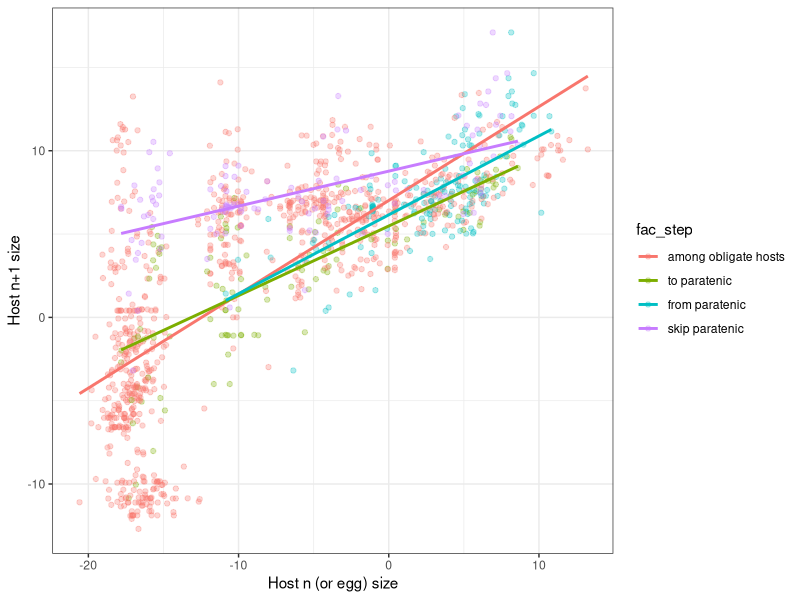
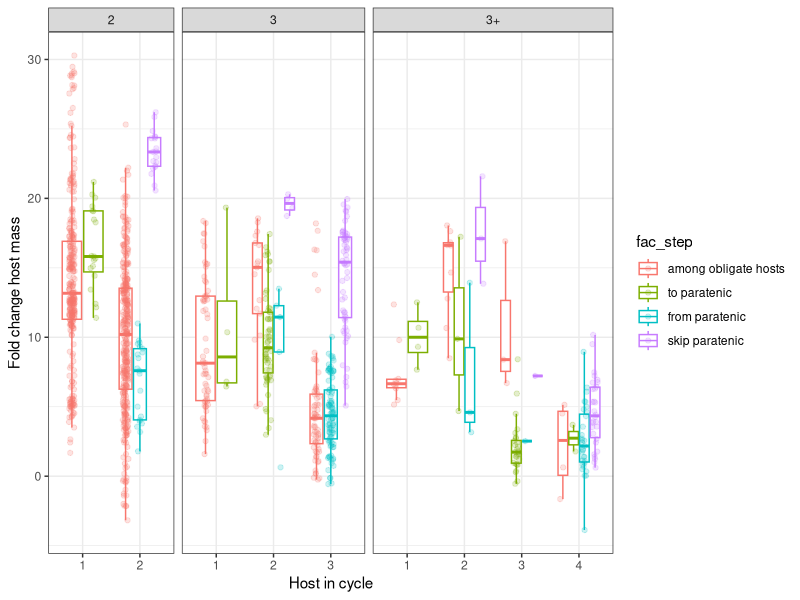
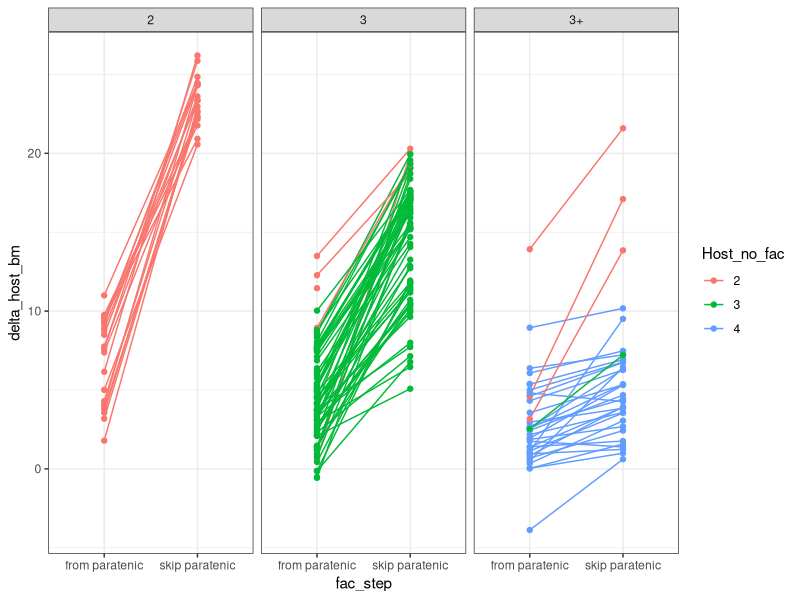
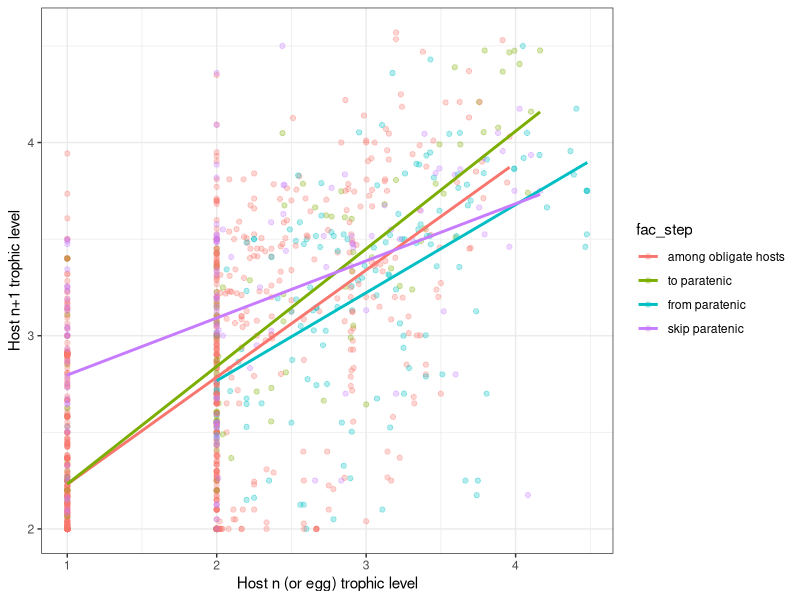
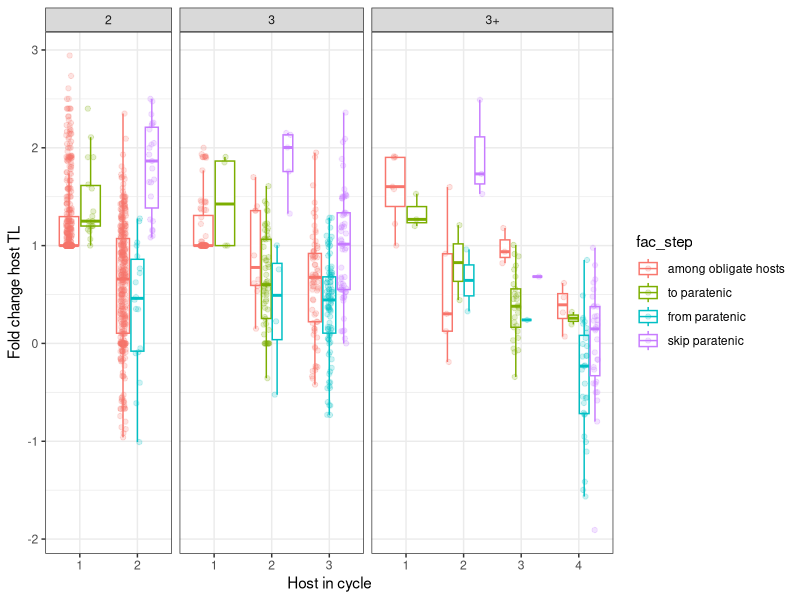
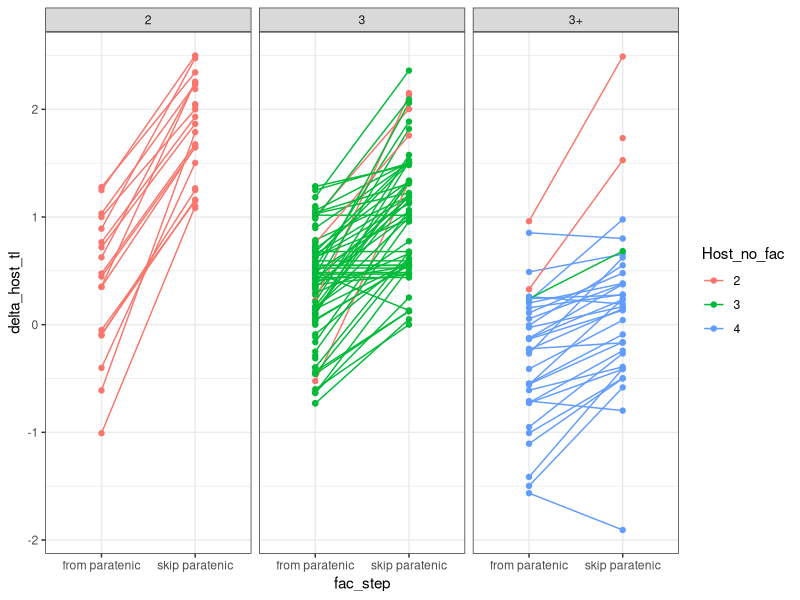

Source code (R) for these figures, in order:
## ---- chunk 1
library(tidyverse)
knitr::opts_chunk$set(warning = FALSE, message = FALSE, echo = FALSE)
options(stringsAsFactors = FALSE)
theme_set(new = theme_bw())
## ---- chunk 2
dat <- read.csv(file = "../data/stage_level_combined_noimputed.csv", header = T)
dat <- mutate(dat, Host_no_fac = factor(Host_no_fac),
              obs = factor(1:length(Parasite.species)))
dat <- mutate(dat, stage_lcl = paste0("lc", lcl_max_fac, "_", Host_no_fac),
              Def.int = factor(Def.int, levels = c("int", "def")))
dat <- mutate(dat, Def.int = factor(Def.int, labels = c('Intermediate', 'Definitive')))
dat <- filter(dat, Facultative != "postcyclic", assumed_stage == "no")%>%
  mutate(is_paratenic = if_else(Facultative == "paratenic", "paratenic", "obligate"))%>%
  mutate(is_paratenic_dummy = if_else(is_paratenic=="paratenic", 1, 0),
         p_index = log( (biovolume/exp(host_bm)) ))%>%
  mutate(host_bm = log(10^host_bm))
## ---- chunk 3
# instead of stage-level, reformulate to be at step-in-cycle level
# calculate consumer - resource sizes and trophic levels for each life step
dat <- dat%>%
  group_by(Parasite.species)%>%
  mutate(
    con_g = host_bm,
    res_g = if_else(Host_no_fac == "1", log(initial_biov/1000), lag(host_bm)),
    con_tl = host_tl,
    res_tl = if_else(Host_no_fac == "1", 1, lag(host_tl)),
    fac_step = "among obligate hosts"
    )%>%
  mutate(fac_step = 
           if_else(Facultative == "paratenic", "to paratenic", 
                   if_else(lag(Facultative) == "paratenic", "from paratenic", fac_step, missing = fac_step)))%>%
  ungroup()

dat2 <- dat%>%
  mutate(delta_host_bm = con_g - res_g, 
         delta_host_tl = con_tl - res_tl)
## ---- chunk 4
# for paratenic links, calculate change in host mass/tl if paratenic host skipped
spp_with_paratenic_stage <- filter(dat, Facultative == "paratenic")%>%
  select(Parasite.species)%>%distinct()%>%
  .$Parasite.species

dat3 <- dat2%>%
  filter(Parasite.species %in% spp_with_paratenic_stage)%>%
  group_by(Parasite.species)%>%
  mutate(res_g = if_else(fac_step == "from paratenic" & lag(fac_step == "to paratenic"),
                         lag(res_g), res_g),
         res_tl = if_else(fac_step == "from paratenic" & lag(fac_step == "to paratenic"),
                         lag(res_tl), res_tl),
         fac_step = if_else(fac_step == "from paratenic" & lag(fac_step == "to paratenic"), 
                            "skip paratenic", fac_step))%>%
  ungroup()

# dat3%>%
#   select(Parasite.species, Host.no, fac_step, con_g, res_g)

dat3 <- dat3%>%
  filter(fac_step == "skip paratenic")%>%
  mutate(delta_host_bm = con_g - res_g, 
         delta_host_tl = con_tl - res_tl)
## ---- chunk 5
dat3 <- bind_rows(dat2, dat3)
dat3 <- mutate(dat3, fac_step = fct_relevel(fac_step, c("among obligate hosts", "to paratenic", "from paratenic", "skip paratenic")))
## ---- chunk 6
ggplot(filter(dat3, lcl_max_fac != "1"),
       aes(x = res_g, y = con_g, color = fac_step)) +
  geom_point(alpha = 0.3) +
  geom_smooth(method = lm, se = F) +
  labs(x = "Host n (or egg) size", y = "Host n+1 size")
## ---- chunk 7
ggplot(filter(dat3, lcl_max_fac != "1"), 
       aes(y = delta_host_bm, x = Host_no_fac, color = fac_step)) +
  geom_boxplot(outlier.colour = NA) +
  geom_jitter(position = position_jitterdodge(jitter.width = 0.3), alpha = 0.2) +
  facet_grid(~lcl_max_fac, scales = 'free_x', space = 'free_x') +
  labs(y = "Fold change host mass", x = "Host in cycle")
## ---- chunk 8
ggplot(filter(dat3, lcl_max_fac != "1",
              fac_step == "from paratenic" | fac_step == "skip paratenic"), 
       aes(x = fac_step, y = delta_host_bm, color = Host_no_fac)) +
  geom_line(aes(group = paste(Parasite.species, Host.no))) +
  geom_point() +
  facet_grid(~lcl_max_fac)
## ---- chunk 9
library(lme4)
## ---- chunk 10
mm0 <- lmer(delta_host_bm ~ 1 + (1|Parasite.species) + (1|parasite_genus) + (1|parasite_family) + 
              (1|parasite_order) + (1|parasite_class) + (1|parasite_phylum), 
            data = filter(dat3, lcl_max_fac != "1"))
mm1 <- update(mm0, . ~ . + Host_no_fac)
mm2 <- update(mm1, . ~ . + lcl_max_fac)
mm3 <- update(mm0, . ~ . + stage_lcl)
mm4 <- update(mm3, . ~ . + fac_step)
## ---- chunk 11
anova(mm0, mm1, mm2, mm3, mm4, test = "Chi")
## ---- chunk 12
summary(mm4)
## ---- chunk 13
ggplot(filter(dat3, lcl_max_fac != "1"),
       aes(x = res_tl, y = con_tl, color = fac_step)) +
  geom_point(alpha = 0.3) +
  geom_smooth(method = lm, se = F) +
  labs(x = "Host n (or egg) trophic level", y = "Host n+1 trophic level")
## ---- chunk 14
ggplot(filter(dat3, lcl_max_fac != "1"),
       # %>%
         # filter(Host_no_fac != "1"), 
       aes(y = delta_host_tl, x = Host_no_fac, color = fac_step)) +
  geom_boxplot(outlier.colour = NA) +
  geom_jitter(position = position_jitterdodge(jitter.width = 0.3), alpha = 0.2) +
  facet_grid(~lcl_max_fac, scales = 'free_x', space = 'free_x') +
  labs(y = "Fold change host TL", x = "Host in cycle")
## ---- chunk 15
ggplot(filter(dat3, lcl_max_fac != "1",
              fac_step == "from paratenic" | fac_step == "skip paratenic"), 
       aes(x = fac_step, y = delta_host_tl, color = Host_no_fac)) +
  geom_line(aes(group = paste(Parasite.species, Host.no))) +
  geom_point() +
  facet_grid(~lcl_max_fac)
## ---- chunk 16
mm0_tl <- lmer(delta_host_tl ~ 1 + (1|Parasite.species) + (1|parasite_genus) + (1|parasite_family) + 
              (1|parasite_order) + (1|parasite_class) + (1|parasite_phylum), 
            data = filter(dat3, lcl_max_fac != "1"))
mm1_tl <- update(mm0_tl, . ~ . + Host_no_fac)
mm2_tl <- update(mm1_tl, . ~ . + lcl_max_fac)
mm3_tl <- update(mm0_tl, . ~ . + stage_lcl)
mm4_tl <- update(mm3_tl, . ~ . + fac_step)
## ---- chunk 17
anova(mm0_tl, mm1_tl, mm2_tl, mm3_tl, mm4_tl, test = "Chi")
## ---- chunk 18
summary(mm4_tl)
## ---- chunk 19
# ggplot(filter(dat3, lcl_max_fac != "1")%>%
#          filter(fac_step != "to paratenic"), 
#        aes(y = delta_host_tl, x = Host_no_fac, color = fac_step)) +
#   geom_boxplot(outlier.colour = NA) +
#   geom_jitter(position = position_jitterdodge()) +
#   facet_grid(~lcl_max_fac, scales = 'free_x', space = 'free_x') 
## ---- chunk 20
# ggplot(filter(dat2, lcl_max_fac != "1"), 
#        aes(x = Host.no, y = host_bm)) +
#   geom_line(aes(group = Parasite.species)) +
#   geom_line(data = 
#               filter(dat2, Parasite.species %in% spp_with_paratenic_stage, Facultative != "paratenic")%>%
#               group_by(Parasite.species)%>%
#               mutate(Host.no = 1:length(Parasite.species))
#               ,
#             aes(group = Parasite.species),
#             color = "red") +
#   facet_grid(~lcl_max_fac, scales = 'free_x', space = 'free_x') 
